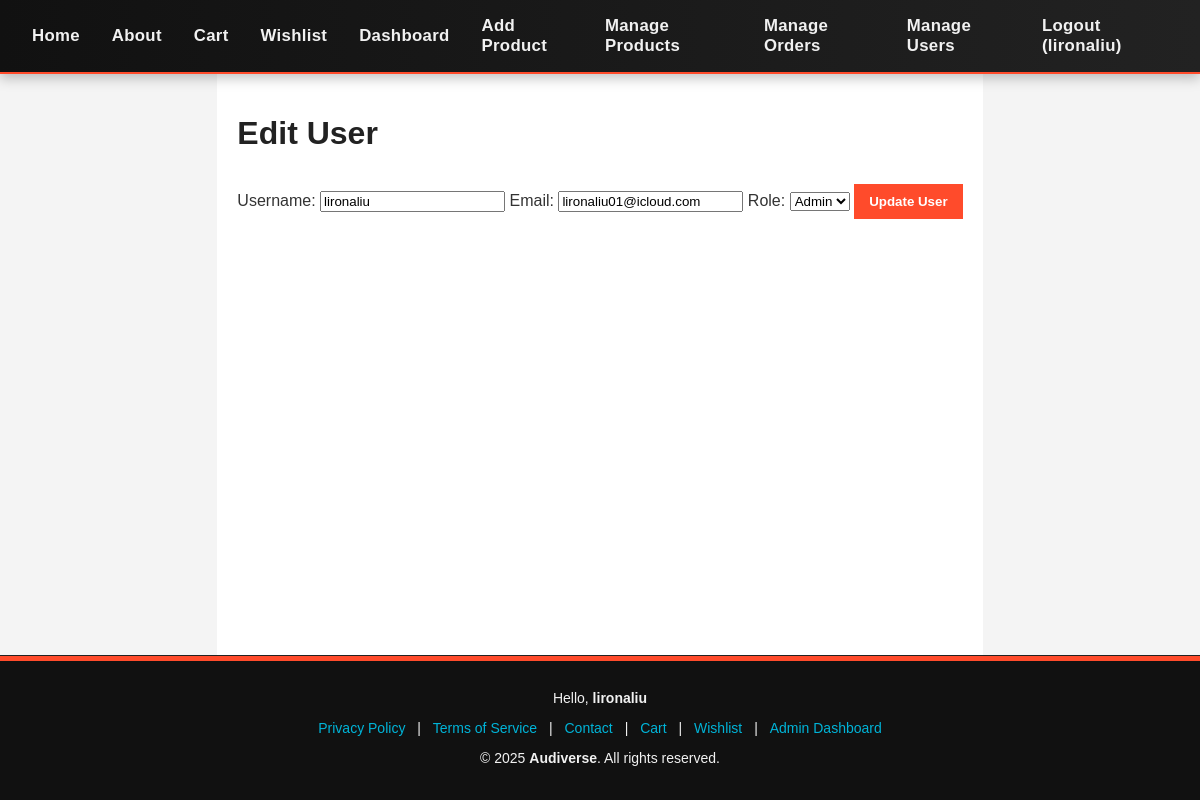
Page /admin/edit_user.php?id=3 (signed in) on the committed database.
### tables this page shows
CREATE TABLE `users` (
  `id` int(11) NOT NULL,
  `username` varchar(100) NOT NULL,
  `email` varchar(150) NOT NULL,
  `password` varchar(255) NOT NULL,
  `role` enum('user','admin') DEFAULT 'user',
  `created_at` timestamp NOT NULL DEFAULT current_timestamp()
);

### admin/edit_user.php (the view, shortened to what this page needs)
<?php
include(__DIR__ . '/../config/db.php');
include(__DIR__ . '/../includes/header.php');
include(__DIR__ . '/../includes/navbar.php');
$id = $_GET['id'] ?? 0;
$stmt = $conn->prepare("SELECT * FROM users WHERE id = ?");
$stmt->bind_param("i", $id);
$stmt->execute();
$result = $stmt->get_result();
$user = $result->fetch_assoc();
?>
<div class="container">
    <h1>Edit User</h1>
    <form method="POST" action="">
        <label>Username:</label>
        <input type="text" name="username" value="<?php echo htmlspecialchars($user['username']); ?>" required />
        <label>Email:</label>
        <input type="email" name="email" value="<?php echo htmlspecialchars($user['email']); ?>" required />
        <label>Role:</label>
        <select name="role">
            <option value="admin" <?php if($user['role']=='admin') echo 'selected'; ?>>Admin</option>
        </select>
        <button type="submit" class="btn">Update User</button>
    </form>
</div>
<?php include(__DIR__ . '/../includes/footer.php'); ?>

### assets/css/style.css (style rules this page uses)
* { box-sizing: border-box; font-family: Arial, sans-serif; }
body { margin: 0; background: #f4f4f4; color: #333; }
.container { max-width: 960px; margin: 0 auto; padding: 20px; background: white; }
h1, h2, h3 { color: #222; }
.btn { background: #ff4b2b; color: white; padding: 10px 15px; text-decoration: none; border: none; cursor: pointer; display: inline-block; margin-top: 10px; font-weight: bold; }
.btn { transition: transform 0.2s ease, background 0.3s ease; }

### includes/footer.php (style rules this page uses)
body { display: flex; flex-direction: column; min-height: 100vh; margin: 0; }
.container { flex: 1; }

### rows in the picture
users: username "lironaliu", email "lironaliu01@icloud.com", role "Admin"

### other values in the picture
$_SESSION['username'] "lironaliu"
